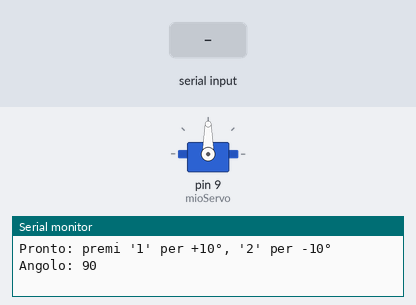
This sketch was run on a simulated Arduino Uno, built with avr-gcc and run on an emulated ATmega328P. On the bench: servo, the last lines printed to the serial monitor. The test bench sets the inputs (shaded band).

Above: at 1.2 s.
1.3 s: "1" received over Serial
At 1.6 s:
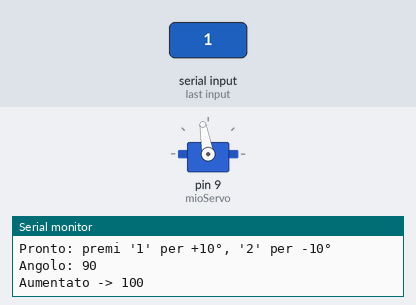
2.8 s: "2" received over Serial
At 3.9 s:
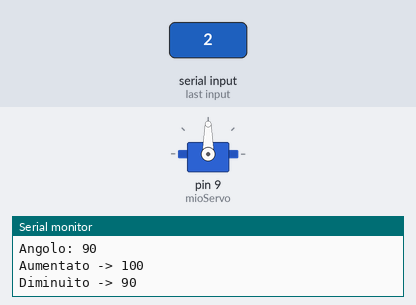
Timing chart, 0 to 5.8 s (numbered marks = the images above; inputs shaded):
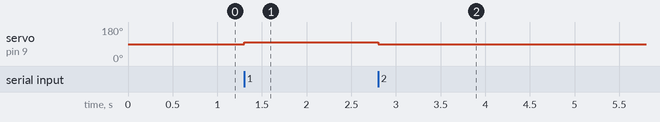

Measured:
- after the input at 1.3 s, servo on pin 9 (mioServo): 90° → 100° at once
- after the input at 2.8 s, servo on pin 9 (mioServo): 100° → 90° at once

The sketch:

servo_motore.ino
```cpp
#include <Servo.h>

Servo mioServo;
int angolo = 90;           // posizione iniziale
const int step = 10;       // passo in gradi

void setup() {
  Serial.begin(9600);
  mioServo.attach(9);
  mioServo.write(angolo);
  Serial.println("Pronto: premi '1' per +10°, '2' per -10°");
  Serial.print("Angolo: ");
  Serial.println(angolo);
}

void loop() {
  while (Serial.available() > 0) {
    char c = Serial.read();

    if (c == '1') {
      angolo += step;
      if (angolo > 180) angolo = 180;
      mioServo.write(angolo);
      Serial.print("Aumentato -> ");
      Serial.println(angolo);
    }
    else if (c == '2') {
      angolo -= step;
      if (angolo < 0) angolo = 0;
      mioServo.write(angolo);
      Serial.print("Diminuìto -> ");
      Serial.println(angolo);
    }
  }
}
```
